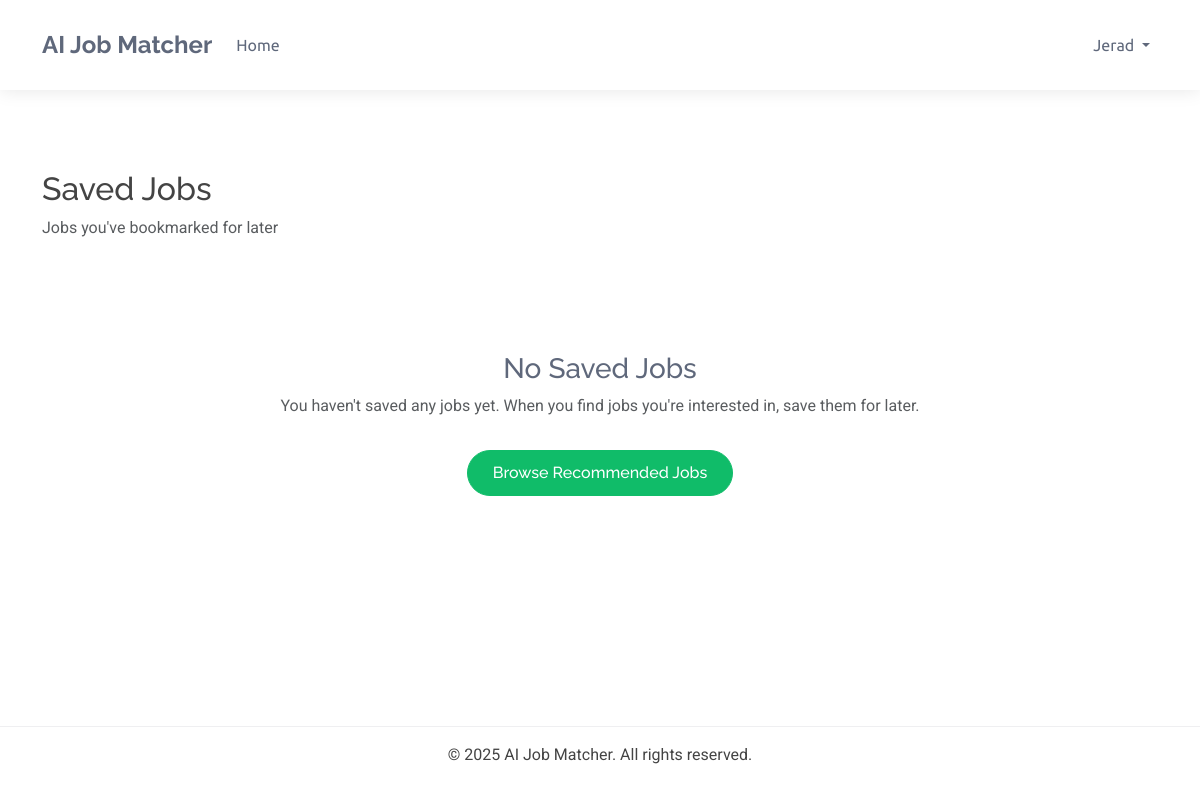
The page /candidate/saved-jobs/ (signed in) on the database as committed earlier.
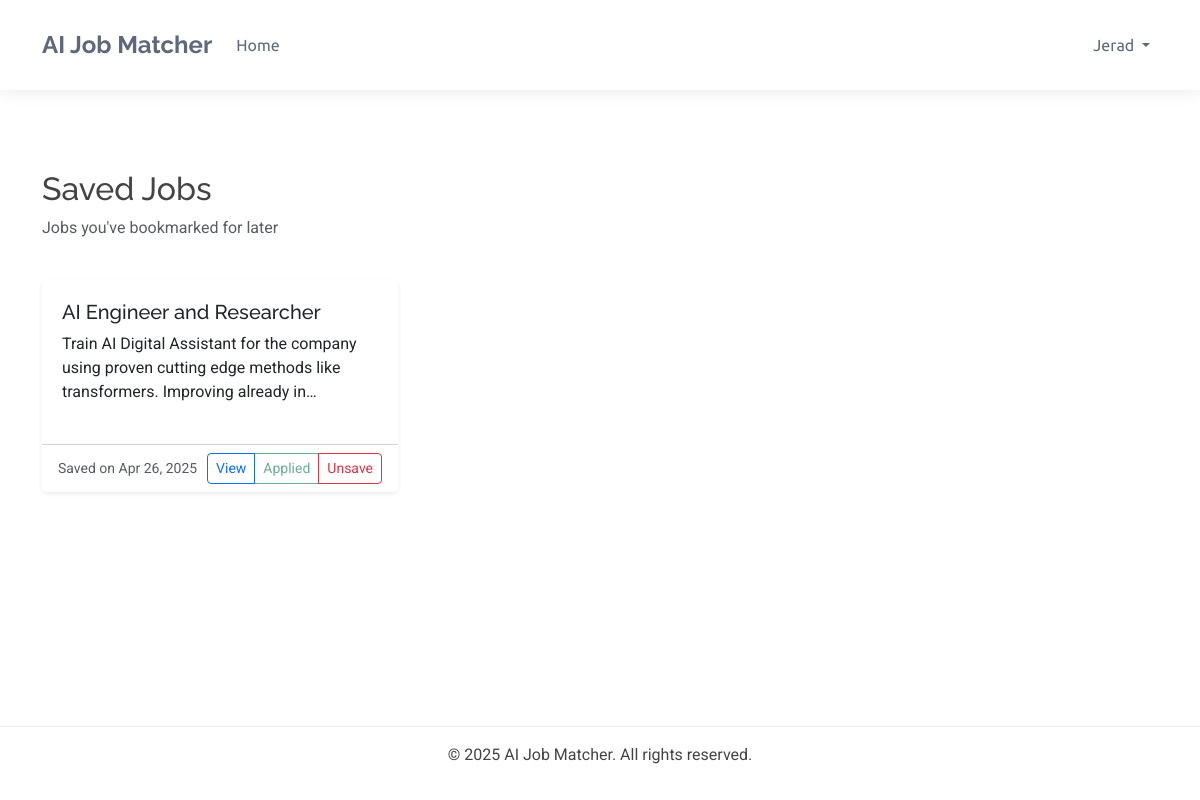
The same page on the database as committed later.
### candidate/models.py (models this page shows, shortened)
class SavedJob(models.Model):
    candidate = models.ForeignKey(Candidate, on_delete=models.CASCADE, related_name='saved_jobs')
    job = models.ForeignKey(JobPosting, on_delete=models.CASCADE, related_name='saved_by')
    saved_at = models.DateTimeField(auto_now_add=True)
    class Meta:
        unique_together = ('candidate', 'job')
        verbose_name = _('Saved Job')
        verbose_name_plural = _('Saved Jobs')
        ordering = ['-saved_at']

### dashboards/models.py (models this page shows, shortened)
class BaseModel(models.Model):
    created_at = models.DateTimeField(auto_now_add=True)
    updated_at = models.DateTimeField(auto_now=True)
    class Meta:
        abstract = True

class JobPosting(BaseModel):
    STATUS_CHOICES = (
        ('active', 'Active'),
        ('filled', 'Filled'),
        ('expired', 'Expired'),
        ('draft', 'Draft'),
    )
    recruiter = models.ForeignKey(Recruiter, on_delete=models.CASCADE, related_name='job_postings')
    title = models.CharField(_('job title'), max_length=255)
    company_name = models.CharField(_('company name'), max_length=255)
    category = models.CharField(_('job category'), max_length=100)
    description = models.TextField(_('job description'))
    requirements = models.TextField(_('job requirements'))
    responsibilities = models.TextField(_('responsibilities'))
    location = models.CharField(_('location'), max_length=255)
    salary_min = models.DecimalField(_('minimum salary'), max_digits=12, decimal_places=2, null=True, blank=True)
    salary_max = models.DecimalField(_('maximum salary'), max_digits=12, decimal_places=2, null=True, blank=True)
    experience_required = models.PositiveIntegerField(_('experience required (years)'), default=0)
    education_level = models.CharField(_('education level'), max_length=100)
    employment_type = models.CharField(_('employment type'), max_length=50)
    status = models.CharField(_('status'), max_length=20, choices=STATUS_CHOICES, default='active')
    expiry_date = models.DateField(_('expiry date'), default=timezone.now)
    skills_required = models.TextField(_('skills required'))
    embedding_vector = models.BinaryField(_('job embedding vector'), null=True, blank=True)
    class Meta:
        ordering = ['-created_at']
        verbose_name = _('Job Posting')
        verbose_name_plural = _('Job Postings')

### candidate/views.py (the view)
# urls.py: path('saved-jobs/', views.saved_jobs, name='saved_jobs'),
@login_required
@user_passes_test(is_candidate)
def saved_jobs(request):
    try:
        candidate = request.user.candidate
    except Candidate.DoesNotExist:
        messages.error(request, "Candidate profile not found")
        return redirect('accounts:profile')
    saved = SavedJob.objects.filter(candidate=candidate).order_by('-saved_at')
    applied_job_ids = JobApplication.objects.filter(
        candidate=candidate
    ).values_list('job_id', flat=True)
    context = {
        'saved_jobs': saved,
        'applied_job_ids': list(applied_job_ids),
    }
    return render(request, 'candidate/saved_jobs.html', context)

### candidate/views.py (called while the page is built)
def is_candidate(user):
    return user.is_authenticated and user.role == 'Candidate'

### templates/candidate/saved_jobs.html (shortened to what this page needs)
{% extends "candidate/base.html" %}
{% load static %}
{% block content %}
<div class="container mt-4">
    <div class="row mb-4">
        <div class="col-12">
            <h1 class="h2">Saved Jobs</h1>
            <p class="text-muted">Jobs you've bookmarked for later</p>
        </div>
    </div>
    <div class="row">
        <div class="col-12">
            {% if saved_jobs %}
                <div class="row row-cols-1 row-cols-md-2 row-cols-lg-3 g-4">
                    {% for saved in saved_jobs %}
                    <div class="col">
                        <div class="card h-100 shadow-sm">
                            <div class="card-body">
                                <h5 class="card-title">{{ saved.job.title }}</h5>
                                <p class="card-text">{{ saved.job.description|truncatechars:120 }}</p>
                            </div>
                            <div class="card-footer bg-white">
                                <div class="d-flex justify-content-between align-items-center">
                                    <small class="text-muted">Saved on {{ saved.saved_at|date:"M d, Y" }}</small>
                                    <div class="btn-group">
                                        <a href="{% url 'candidate:job_detail' saved.job.id %}" class="btn btn-sm btn-outline-primary">View</a>
                                        {% if saved.job.id in applied_job_ids %}
                                            <button class="btn btn-sm btn-outline-success" disabled>Applied</button>
                                        {% else %}
                                            <a href="{% url 'candidate:job_detail' saved.job.id %}#apply" class="btn btn-sm btn-outline-secondary">Apply</a>
                                        {% endif %}
                                        <a href="{% url 'candidate:toggle_save_job' saved.job.id %}" class="btn btn-sm btn-outline-danger">
                                             Unsave
                                        </a>
                                    </div>
                                </div>
                            </div>
                        </div>
                    </div>
                    {% endfor %}
                </div>
            {% else %}
                <div class="text-center py-5">
                    <h3>No Saved Jobs</h3>
                    <p class="text-muted">You haven't saved any jobs yet. When you find jobs you're interested in, save them for later.</p>
                    <a href="{% url 'candidate:job_recommendations' %}" class="btn btn-primary mt-3">
                         Browse Recommended Jobs
                    </a>
                </div>
            {% endif %}
        </div>
    </div>
</div>
{% endblock %}

Rows that differ between the two databases and show on the page:
added SavedJob: job "AI Engineer and Researcher", job.description "Train AI Digital Assistant for the company using proven cutting edge methods like transformers. Improving already in…", saved_at "Apr 26, 2025", shows "Applied"
Other text that changed with them:
text no longer shown: "No Saved Jobs You haven't saved any jobs yet. When you find jobs you're interested in, save them for later. Browse Recommended Jobs"
